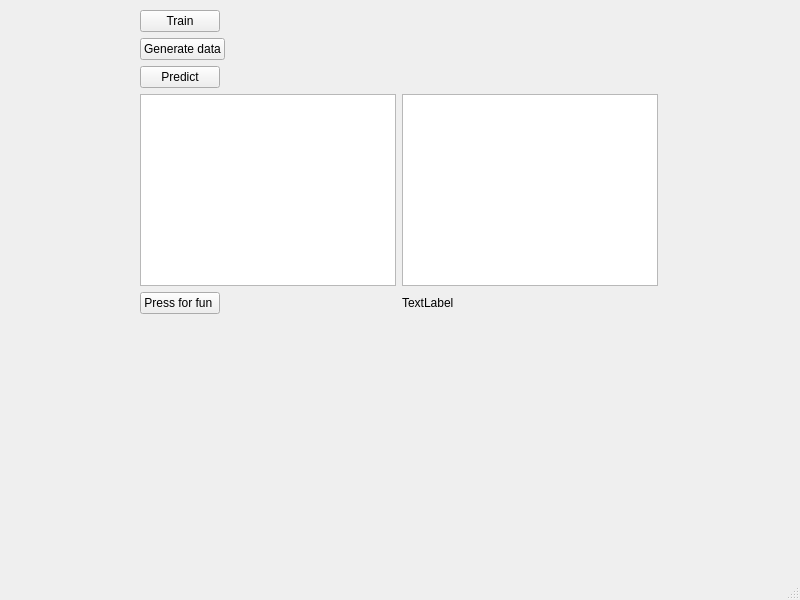
<?xml version="1.0" encoding="UTF-8"?>
<ui version="4.0">
 <class>MainWindow</class>
 <widget class="QMainWindow" name="MainWindow">
  <property name="geometry">
   <rect>
    <x>0</x>
    <y>0</y>
    <width>800</width>
    <height>600</height>
   </rect>
  </property>
  <property name="windowTitle">
   <string>MainWindow</string>
  </property>
  <widget class="QWidget" name="centralwidget">
   <widget class="QWidget" name="formLayoutWidget">
    <property name="geometry">
     <rect>
      <x>140</x>
      <y>10</y>
      <width>541</width>
      <height>521</height>
     </rect>
    </property>
    <layout class="QFormLayout" name="formLayout">
     <item row="7" column="0">
      <widget class="QGraphicsView" name="ImageViewer">
       <property name="sizePolicy">
        <sizepolicy hsizetype="Fixed" vsizetype="Fixed">
         <horstretch>0</horstretch>
         <verstretch>0</verstretch>
        </sizepolicy>
       </property>
      </widget>
     </item>
     <item row="7" column="1">
      <widget class="QGraphicsView" name="graphicsView">
       <property name="sizePolicy">
        <sizepolicy hsizetype="Fixed" vsizetype="Preferred">
         <horstretch>0</horstretch>
         <verstretch>0</verstretch>
        </sizepolicy>
       </property>
      </widget>
     </item>
     <item row="4" column="0">
      <widget class="QPushButton" name="generateButton">
       <property name="text">
        <string>Generate data</string>
       </property>
      </widget>
     </item>
     <item row="6" column="0">
      <widget class="QPushButton" name="predictButton">
       <property name="text">
        <string>Predict</string>
       </property>
      </widget>
     </item>
     <item row="3" column="0">
      <widget class="QPushButton" name="trainButton">
       <property name="text">
        <string>Train</string>
       </property>
      </widget>
     </item>
     <item row="8" column="1">
      <widget class="QLabel" name="label">
       <property name="text">
        <string>TextLabel</string>
       </property>
      </widget>
     </item>
     <item row="8" column="0">
      <widget class="QPushButton" name="b1">
       <property name="text">
        <string>Press for fun </string>
       </property>
      </widget>
     </item>
    </layout>
   </widget>
  </widget>
  <widget class="QMenuBar" name="menubar">
   <property name="geometry">
    <rect>
     <x>0</x>
     <y>0</y>
     <width>800</width>
     <height>26</height>
    </rect>
   </property>
  </widget>
  <widget class="QStatusBar" name="statusbar"/>
 </widget>
 <resources/>
 <connections/>
</ui>
